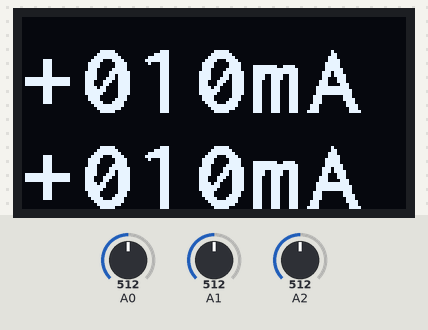
A sketch run on a simulated Arduino Uno, built with avr-gcc and run on an emulated ATmega328P. Parts: 128×64 one-colour display. The inputs (shaded band) are chosen by the test bench; at power-on: A1 = 512, A0 = 512, A2 = 512.

Above: at 1.2 s.
1.3 s: A1 set to 716
At 2.09 s:
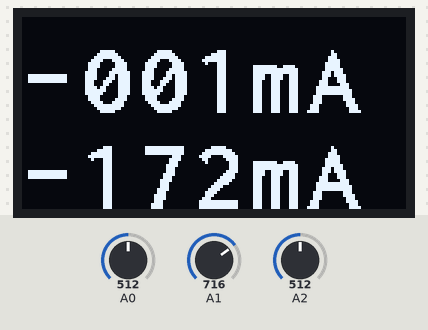
4.3 s: A0 set to 440
At 5.6 s:
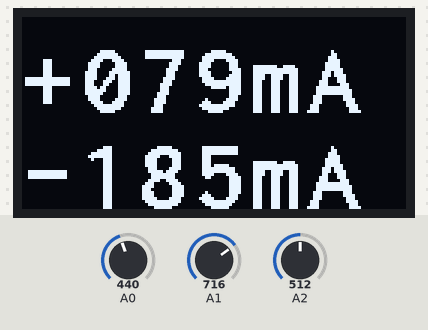
7.3 s: A2 set to 440
At 7.94 s:
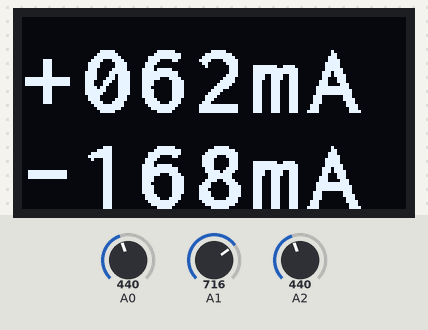
9.5 s: A0 set to 460
At 10.7 s:
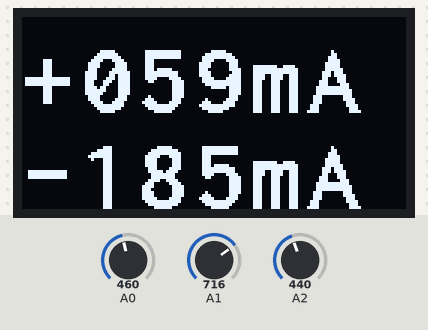
11.2 s: A2 set to 460
At 11.85 s:
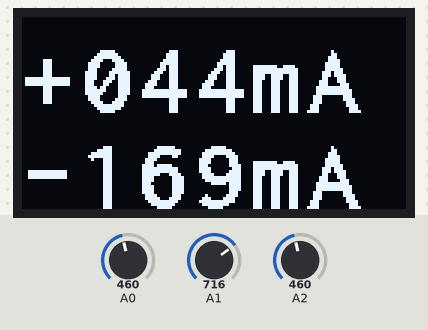
13.4 s: A1 set to 900
At 15.3 s:
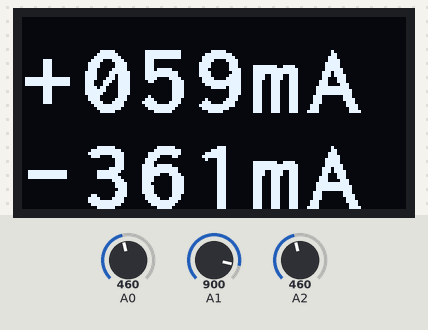
Timing chart, 0 to 16.2 s (numbered marks = the images above; inputs shaded):
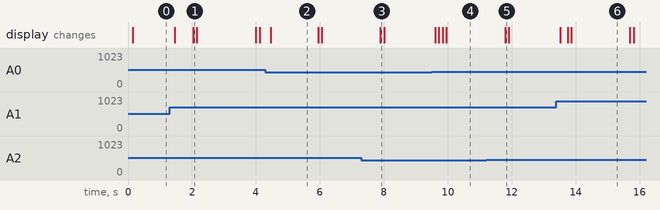

The sketch:

ACS712_AmMeter_Test04.ino
```cpp
//
// ADC0..2
// u8g2 full buffer
//
#include <Arduino.h>
#include <U8g2lib.h>
#include <Wire.h>
#include <TimerOne.h>

U8G2_SSD1306_128X64_NONAME_F_HW_I2C u8g2(U8G2_R0, /* reset=*/ U8X8_PIN_NONE);

#define VREF  (4900)  // mV
#define PWR_V_DIV (2) // 電源電圧の分圧比
#define BUFFER_SIZE  (16)
#define DISPLAY_INTERVAL  (32)
#define PIN_BUZZER  (8)

int buffer0[BUFFER_SIZE];
int buffer1[BUFFER_SIZE];
int buffer2[BUFFER_SIZE];
int bufferIndex = 0;

int count = 0;

void beep()
{
  tone(PIN_BUZZER, 1000, 50);
}

void setup()
{
  // リング・バッファを初期化
  for (int i = 0; i < BUFFER_SIZE; i++) {
    buffer0[i] = 512;
    buffer1[i] = 512;
    buffer2[i] = 512;
  }
  u8g2.begin();
  Serial.begin(9600);
}

void loop()
{
  buffer0[bufferIndex] = analogRead(0);
  buffer1[bufferIndex] = analogRead(1);
  buffer2[bufferIndex] = analogRead(2);
  bufferIndex++;
  if (bufferIndex > BUFFER_SIZE) {
    bufferIndex = 0;
  }
  long sum0 = 0;
  long sum1 = 0;
  long sum2 = 0;
  for (int i = 0; i < BUFFER_SIZE; i++) {
    sum0 += buffer0[i];
    sum1 += buffer1[i];
    sum2 += buffer2[i];
  }

  long raw0 = sum0 / BUFFER_SIZE;
  long raw1 = sum1 / BUFFER_SIZE;
  long raw2 = sum2 / BUFFER_SIZE;

  int v0 = raw0 * VREF / 1024;
  int v1 = raw1 * VREF / 1024;
  int v2 = raw2 * VREF / 1024;

  int c0 = -(v0 - 2500) / 5;
  int c1 = -(v1 - 2500) / 5;
  int pwrv = v2 * PWR_V_DIV;

  count++;
  if (count > DISPLAY_INTERVAL) {
    count = 0;

    // Alert Over Range
    if (c0 > 450 || c0 < -450 || c1 > 450 || c1 < -450) {
      Timer1.initialize(200000);
      Timer1.attachInterrupt(beep);
    } else {
      Timer1.detachInterrupt();
    }

    // Write to OLED
    char strBuffer0[16];
    char strBuffer1[16];
    sprintf(strBuffer0, "%+04dmA", c0);
    sprintf(strBuffer1, "%+04dmA", c1);

/* page buffer
    u8g2.firstPage();
    do {
      u8g2.setFont(u8g2_font_inb21_mf);
      u8g2.drawStr(0, 32, strBuffer0);
      u8g2.drawStr(0, 64, strBuffer1);
    } while (u8g2.nextPage());
*/

    u8g2.clearBuffer();
    u8g2.setFont(u8g2_font_inb21_mf);
    u8g2.drawStr(0, 32, strBuffer0);
    u8g2.drawStr(0, 64, strBuffer1);
    u8g2.sendBuffer();

/*
    // Write to Serial
    Serial.print(raw0);
    Serial.print('\t');
    Serial.print(raw1);
    Serial.print('\t');
    Serial.print(raw2);
    Serial.print('\t');
    Serial.print(v0);
    Serial.print('\t');
    Serial.print(v1);
    Serial.print('\t');
    Serial.print(v2);
    Serial.print('\t');
    Serial.print(c0);
    Serial.print('\t');
    Serial.print(c1);
    Serial.print('\t');
    Serial.print(pwrv);
    Serial.println();
*/
  }
}
```

Measured:
- after the input at 1.3 s, the display: first changes after 0.16 s (image 1 shows a later state)
- after the input at 4.3 s, the display: changes after 0.16 s (image 2)
- after the input at 7.3 s, the display: changes after 0.59 s (image 3)
- after the input at 9.5 s, the display: first changes after 0.11 s (image 4 shows a later state)
- after the input at 11.2 s, the display: changes after 0.60 s (image 5)
- after the input at 13.4 s, the display: changes after 0.12 s (image 6)
- what the display in image 2 shows lasts 1.4 s, from 4.5 s to 5.9 s
